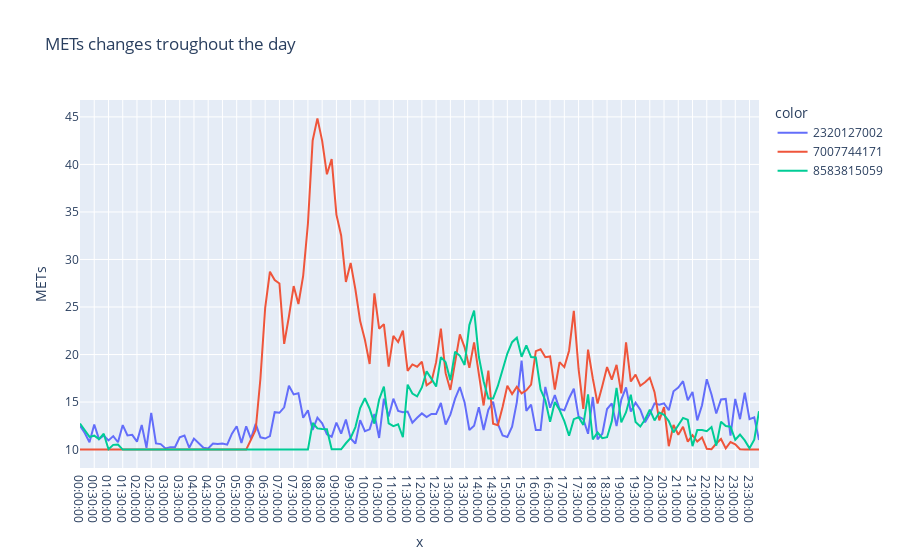

The code cell stored with this chart in its notebook:
### Code cell
METs_groupbyTimeId_df = df_30minuteMETs.groupby(['Time', 'Id']).mean()

random_3_id = random.sample(set(METs_groupbyTimeId_df.index.get_level_values(1)),3)
METs_groupby_random_3_df = METs_groupbyTimeId_df[METs_groupbyTimeId_df.index.isin(random_3_id, level=1)]

fig = px.line(METs_groupby_random_3_df, 
              x=METs_groupby_random_3_df.index.get_level_values(0), 
              y="METs", 
              title='METs changes troughout the day',
              color=METs_groupby_random_3_df.index.get_level_values(1),
)
fig.update_layout(hovermode="x")
fig.show()

### Figure 1 — Plotly figure (JSON) as saved in the notebook; plotly's stock layout.template omitted (floating-point values rounded to 4 significant figures; data arrays with more than 128 entries replaced by an {"elided": "..."} marker saying what was removed)
{"data": [{"hovertemplate": "color=2320127002<br>x=%{x}<br>METs=%{y}<extra></extra>", "legendgroup": "2320127002", "line": {"color": "#636efa", "dash": "solid"}, "mode": "lines", "name": "2320127002", "orientation": "v", "showlegend": true, "type": "scatter", "x": {"elided": "144 str values"}, "xaxis": "x", "y": {"elided": "144 float values"}, "yaxis": "y"}, {"hovertemplate": "color=7007744171<br>x=%{x}<br>METs=%{y}<extra></extra>", "legendgroup": "7007744171", "line": {"color": "#EF553B", "dash": "solid"}, "mode": "lines", "name": "7007744171", "orientation": "v", "showlegend": true, "type": "scatter", "x": {"elided": "144 str values"}, "xaxis": "x", "y": {"elided": "144 float values"}, "yaxis": "y"}, {"hovertemplate": "color=8583815059<br>x=%{x}<br>METs=%{y}<extra></extra>", "legendgroup": "8583815059", "line": {"color": "#00cc96", "dash": "solid"}, "mode": "lines", "name": "8583815059", "orientation": "v", "showlegend": true, "type": "scatter", "x": {"elided": "144 str values"}, "xaxis": "x", "y": {"elided": "144 float values"}, "yaxis": "y"}], "layout": {"hovermode": "x", "legend": {"title": {"text": "color"}, "tracegroupgap": 0}, "title": {"text": "METs changes troughout the day"}, "xaxis": {"anchor": "y", "domain": [0, 1], "title": {"text": "x"}}, "yaxis": {"anchor": "x", "domain": [0, 1], "title": {"text": "METs"}}}}
